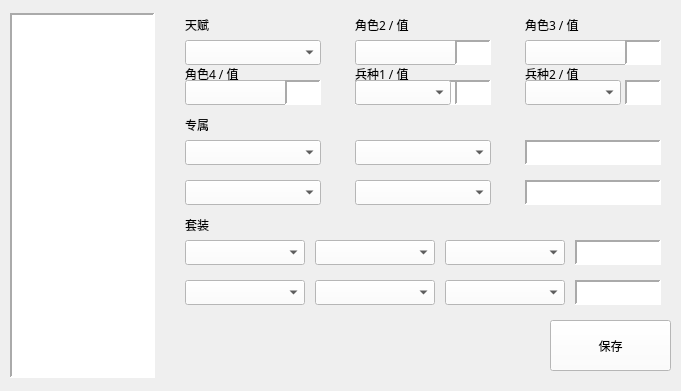
    <widget class="QWidget" name="widget_5" native="true">
     <property name="enabled">
      <bool>true</bool>
     </property>
     <property name="geometry">
      <rect>
       <x>0</x>
       <y>0</y>
       <width>681</width>
       <height>391</height>
      </rect>
     </property>
     <widget class="QListWidget" name="listview_item_3">
      <property name="geometry">
       <rect>
        <x>10</x>
        <y>13</y>
        <width>145</width>
        <height>365</height>
       </rect>
      </property>
      <property name="font">
       <font>
        <pointsize>8</pointsize>
       </font>
      </property>
      <property name="styleSheet">
       <string notr="true">background-color:rgb(255, 255, 255);
color:rgb(0,0,0);</string>
      </property>
      <property name="frameShape">
       <enum>QFrame::Panel</enum>
      </property>
      <property name="frameShadow">
       <enum>QFrame::Sunken</enum>
      </property>
      <property name="lineWidth">
       <number>2</number>
      </property>
      <property name="autoScroll">
       <bool>true</bool>
      </property>
      <property name="editTriggers">
       <set>QAbstractItemView::NoEditTriggers</set>
      </property>
      <property name="defaultDropAction">
       <enum>Qt::MoveAction</enum>
      </property>
     </widget>
     <widget class="QPushButton" name="item_save_2">
      <property name="geometry">
       <rect>
        <x>550</x>
        <y>320</y>
        <width>121</width>
        <height>51</height>
       </rect>
      </property>
      <property name="styleSheet">
       <string notr="true">background-color:rgb(255, 255, 255);
color:rgb(0,0,0);</string>
      </property>
      <property name="text">
       <string>保存</string>
      </property>
     </widget>
     <widget class="QLabel" name="power_1">
      <property name="geometry">
       <rect>
        <x>185</x>
        <y>15</y>
        <width>31</width>
        <height>20</height>
       </rect>
      </property>
      <property name="font">
       <font>
        <family>微软雅黑</family>
        <pointsize>9</pointsize>
       </font>
      </property>
      <property name="styleSheet">
       <string notr="true">color:rgb(0,0,0);</string>
      </property>
      <property name="text">
       <string>&lt;html&gt;&lt;head/&gt;&lt;body&gt;&lt;p&gt;天赋&lt;/p&gt;&lt;/body&gt;&lt;/html&gt;</string>
      </property>
     </widget>
     <widget class="QComboBox" name="power_input_1_1">
      <property name="geometry">
       <rect>
        <x>185</x>
        <y>40</y>
        <width>136</width>
        <height>25</height>
       </rect>
      </property>
      <property name="styleSheet">
       <string notr="true">background-color:rgb(255, 255, 255);
color:rgb(0,0,0);</string>
      </property>
     </widget>
     <widget class="QLabel" name="power_2">
      <property name="geometry">
       <rect>
        <x>185</x>
        <y>115</y>
        <width>41</width>
        <height>20</height>
       </rect>
      </property>
      <property name="font">
       <font>
        <family>微软雅黑</family>
        <pointsize>9</pointsize>
       </font>
      </property>
      <property name="styleSheet">
       <string notr="true">color:rgb(0,0,0);</string>
      </property>
      <property name="text">
       <string>&lt;html&gt;&lt;head/&gt;&lt;body&gt;&lt;p&gt;专属&lt;/p&gt;&lt;/body&gt;&lt;/html&gt;</string>
      </property>
     </widget>
     <widget class="QLabel" name="power_3">
      <property name="geometry">
       <rect>
        <x>185</x>
        <y>215</y>
        <width>31</width>
        <height>20</height>
       </rect>
      </property>
      <property name="font">
       <font>
        <family>微软雅黑</family>
        <pointsize>9</pointsize>
       </font>
      </property>
      <property name="styleSheet">
       <string notr="true">color:rgb(0,0,0);</string>
      </property>
      <property name="text">
       <string>&lt;html&gt;&lt;head/&gt;&lt;body&gt;&lt;p&gt;套装&lt;/p&gt;&lt;/body&gt;&lt;/html&gt;</string>
      </property>
     </widget>
     <widget class="QComboBox" name="power_input_1_2">
      <property name="geometry">
       <rect>
        <x>355</x>
        <y>40</y>
        <width>136</width>
        <height>25</height>
       </rect>
      </property>
      <property name="styleSheet">
       <string notr="true">background-color:rgb(255, 255, 255);
color:rgb(0,0,0);</string>
      </property>
     </widget>
     <widget class="QComboBox" name="power_input_1_3">
      <property name="geometry">
       <rect>
        <x>525</x>
        <y>40</y>
        <width>136</width>
        <height>25</height>
       </rect>
      </property>
      <property name="styleSheet">
       <string notr="true">background-color:rgb(255, 255, 255);
color:rgb(0,0,0);</string>
      </property>
     </widget>
     <widget class="QComboBox" name="power_input_1_4">
      <property name="geometry">
       <rect>
        <x>185</x>
        <y>80</y>
        <width>136</width>
        <height>25</height>
       </rect>
      </property>
      <property name="styleSheet">
       <string notr="true">background-color:rgb(255, 255, 255);
color:rgb(0,0,0);</string>
      </property>
     </widget>
     <widget class="QTextEdit" name="power_input_1_5">
      <property name="geometry">
       <rect>
        <x>355</x>
        <y>80</y>
        <width>136</width>
        <height>25</height>
       </rect>
      </property>
      <property name="font">
       <font>
        <family>微软雅黑</family>
        <pointsize>9</pointsize>
       </font>
      </property>
      <property name="styleSheet">
       <string notr="true">background-color:rgb(255, 255, 255);
color:rgb(0,0,0);</string>
      </property>
      <property name="frameShape">
       <enum>QFrame::Panel</enum>
      </property>
      <property name="lineWidth">
       <number>2</number>
      </property>
      <property name="verticalScrollBarPolicy">
       <enum>Qt::ScrollBarAlwaysOff</enum>
      </property>
      <property name="horizontalScrollBarPolicy">
       <enum>Qt::ScrollBarAlwaysOff</enum>
      </property>
     </widget>
     <widget class="QLabel" name="power_label_1_2">
      <property name="visible"><bool>false</bool></property>
      <property name="geometry"><rect><x>355</x><y>15</y><width>136</width><height>20</height></rect></property>
      <property name="font"><font><family>微软雅黑</family>
        <pointsize>9</pointsize></font></property>
      <property name="styleSheet"><string notr="true">color:rgb(0,0,0);</string></property>
      <property name="text"><string>角色2 / 值</string></property>
     </widget>
     <widget class="QLabel" name="power_label_1_3">
      <property name="visible"><bool>false</bool></property>
      <property name="geometry"><rect><x>525</x><y>15</y><width>136</width><height>20</height></rect></property>
      <property name="font"><font><family>微软雅黑</family>
        <pointsize>9</pointsize></font></property>
      <property name="styleSheet"><string notr="true">color:rgb(0,0,0);</string></property>
      <property name="text"><string>角色3 / 值</string></property>
     </widget>
     <widget class="QLabel" name="power_label_1_4">
      <property name="visible"><bool>false</bool></property>
      <property name="geometry"><rect><x>185</x><y>65</y><width>136</width><height>18</height></rect></property>
      <property name="font"><font><family>微软雅黑</family>
        <pointsize>9</pointsize></font></property>
      <property name="styleSheet"><string notr="true">color:rgb(0,0,0);</string></property>
      <property name="text"><string>角色4 / 值</string></property>
     </widget>
     <widget class="QLabel" name="power_label_1_5">
      <property name="visible"><bool>false</bool></property>
      <property name="geometry"><rect><x>355</x><y>65</y><width>136</width><height>18</height></rect></property>
      <property name="font"><font><family>微软雅黑</family>
        <pointsize>9</pointsize></font></property>
      <property name="styleSheet"><string notr="true">color:rgb(0,0,0);</string></property>
      <property name="text"><string>兵种1 / 值</string></property>
     </widget>
     <widget class="QLabel" name="power_label_1_6">
      <property name="visible"><bool>false</bool></property>
      <property name="geometry"><rect><x>525</x><y>65</y><width>136</width><height>18</height></rect></property>
      <property name="font"><font><family>微软雅黑</family>
        <pointsize>9</pointsize></font></property>
      <property name="styleSheet"><string notr="true">color:rgb(0,0,0);</string></property>
      <property name="text"><string>兵种2 / 值</string></property>
     </widget>
     <widget class="QTextEdit" name="power_input_1_6">
      <property name="visible"><bool>false</bool></property>
      <property name="geometry"><rect><x>455</x><y>40</y><width>36</width><height>25</height></rect></property>
      <property name="font"><font><family>微软雅黑</family><pointsize>9</pointsize></font></property>
      <property name="styleSheet"><string notr="true">background-color:rgb(255, 255, 255);
color:rgb(0,0,0);</string></property>
      <property name="frameShape"><enum>QFrame::Panel</enum></property>
      <property name="lineWidth"><number>2</number></property>
      <property name="verticalScrollBarPolicy"><enum>Qt::ScrollBarAlwaysOff</enum></property>
      <property name="horizontalScrollBarPolicy"><enum>Qt::ScrollBarAlwaysOff</enum></property>
     </widget>
     <widget class="QTextEdit" name="power_input_1_7">
      <property name="visible"><bool>false</bool></property>
      <property name="geometry"><rect><x>625</x><y>40</y><width>36</width><height>25</height></rect></property>
      <property name="font"><font><family>微软雅黑</family><pointsize>9</pointsize></font></property>
      <property name="styleSheet"><string notr="true">background-color:rgb(255, 255, 255);
color:rgb(0,0,0);</string></property>
      <property name="frameShape"><enum>QFrame::Panel</enum></property>
      <property name="lineWidth"><number>2</number></property>
      <property name="verticalScrollBarPolicy"><enum>Qt::ScrollBarAlwaysOff</enum></property>
      <property name="horizontalScrollBarPolicy"><enum>Qt::ScrollBarAlwaysOff</enum></property>
     </widget>
     <widget class="QTextEdit" name="power_input_1_8">
      <property name="visible"><bool>false</bool></property>
      <property name="geometry"><rect><x>285</x><y>80</y><width>36</width><height>25</height></rect></property>
      <property name="font"><font><family>微软雅黑</family><pointsize>9</pointsize></font></property>
      <property name="styleSheet"><string notr="true">background-color:rgb(255, 255, 255);
color:rgb(0,0,0);</string></property>
      <property name="frameShape"><enum>QFrame::Panel</enum></property>
      <property name="lineWidth"><number>2</number></property>
      <property name="verticalScrollBarPolicy"><enum>Qt::ScrollBarAlwaysOff</enum></property>
      <property name="horizontalScrollBarPolicy"><enum>Qt::ScrollBarAlwaysOff</enum></property>
     </widget>
     <widget class="QComboBox" name="power_input_1_9">
      <property name="visible"><bool>false</bool></property>
      <property name="geometry"><rect><x>355</x><y>80</y><width>96</width><height>25</height></rect></property>
      <property name="styleSheet"><string notr="true">background-color:rgb(255, 255, 255);
color:rgb(0,0,0);</string></property>
     </widget>
     <widget class="QTextEdit" name="power_input_1_10">
      <property name="visible"><bool>false</bool></property>
      <property name="geometry"><rect><x>455</x><y>80</y><width>36</width><height>25</height></rect></property>
      <property name="font"><font><family>微软雅黑</family><pointsize>9</pointsize></font></property>
      <property name="styleSheet"><string notr="true">background-color:rgb(255, 255, 255);
color:rgb(0,0,0);</string></property>
      <property name="frameShape"><enum>QFrame::Panel</enum></property>
      <property name="lineWidth"><number>2</number></property>
      <property name="verticalScrollBarPolicy"><enum>Qt::ScrollBarAlwaysOff</enum></property>
      <property name="horizontalScrollBarPolicy"><enum>Qt::ScrollBarAlwaysOff</enum></property>
     </widget>
     <widget class="QComboBox" name="power_input_1_11">
      <property name="visible"><bool>false</bool></property>
      <property name="geometry"><rect><x>525</x><y>80</y><width>96</width><height>25</height></rect></property>
      <property name="styleSheet"><string notr="true">background-color:rgb(255, 255, 255);
color:rgb(0,0,0);</string></property>
     </widget>
     <widget class="QTextEdit" name="power_input_1_12">
      <property name="visible"><bool>false</bool></property>
      <property name="geometry"><rect><x>625</x><y>80</y><width>36</width><height>25</height></rect></property>
      <property name="font"><font><family>微软雅黑</family><pointsize>9</pointsize></font></property>
      <property name="styleSheet"><string notr="true">background-color:rgb(255, 255, 255);
color:rgb(0,0,0);</string></property>
      <property name="frameShape"><enum>QFrame::Panel</enum></property>
      <property name="lineWidth"><number>2</number></property>
      <property name="verticalScrollBarPolicy"><enum>Qt::ScrollBarAlwaysOff</enum></property>
      <property name="horizontalScrollBarPolicy"><enum>Qt::ScrollBarAlwaysOff</enum></property>
     </widget>
     <widget class="QComboBox" name="power_input_2_2">
      <property name="geometry">
       <rect>
        <x>355</x>
        <y>140</y>
        <width>136</width>
        <height>25</height>
       </rect>
      </property>
      <property name="styleSheet">
       <string notr="true">background-color:rgb(255, 255, 255);
color:rgb(0,0,0);</string>
      </property>
     </widget>
     <widget class="QComboBox" name="power_input_2_1">
      <property name="geometry">
       <rect>
        <x>185</x>
        <y>140</y>
        <width>136</width>
        <height>25</height>
       </rect>
      </property>
      <property name="styleSheet">
       <string notr="true">background-color:rgb(255, 255, 255);
color:rgb(0,0,0);</string>
      </property>
     </widget>
     <widget class="QTextEdit" name="power_input_2_3">
      <property name="geometry">
       <rect>
        <x>525</x>
        <y>140</y>
        <width>136</width>
        <height>25</height>
       </rect>
      </property>
      <property name="font">
       <font>
        <family>微软雅黑</family>
        <pointsize>9</pointsize>
       </font>
      </property>
      <property name="styleSheet">
       <string notr="true">background-color:rgb(255, 255, 255);
color:rgb(0,0,0);</string>
      </property>
      <property name="frameShape">
       <enum>QFrame::Panel</enum>
      </property>
      <property name="lineWidth">
       <number>2</number>
      </property>
      <property name="verticalScrollBarPolicy">
       <enum>Qt::ScrollBarAlwaysOff</enum>
      </property>
      <property name="horizontalScrollBarPolicy">
       <enum>Qt::ScrollBarAlwaysOff</enum>
      </property>
     </widget>
     <widget class="QComboBox" name="power_input_2_4">
      <property name="geometry">
       <rect>
        <x>185</x>
        <y>180</y>
        <width>136</width>
        <height>25</height>
       </rect>
      </property>
      <property name="styleSheet">
       <string notr="true">background-color:rgb(255, 255, 255);
color:rgb(0,0,0);</string>
      </property>
     </widget>
     <widget class="QTextEdit" name="power_input_2_6">
      <property name="geometry">
       <rect>
        <x>525</x>
        <y>180</y>
        <width>136</width>
        <height>25</height>
       </rect>
      </property>
      <property name="font">
       <font>
        <family>微软雅黑</family>
        <pointsize>9</pointsize>
       </font>
      </property>
      <property name="styleSheet">
       <string notr="true">background-color:rgb(255, 255, 255);
color:rgb(0,0,0);</string>
      </property>
      <property name="frameShape">
       <enum>QFrame::Panel</enum>
      </property>
      <property name="lineWidth">
       <number>2</number>
      </property>
      <property name="verticalScrollBarPolicy">
       <enum>Qt::ScrollBarAlwaysOff</enum>
      </property>
      <property name="horizontalScrollBarPolicy">
       <enum>Qt::ScrollBarAlwaysOff</enum>
      </property>
     </widget>
     <widget class="QComboBox" name="power_input_2_5">
      <property name="geometry">
       <rect>
        <x>355</x>
        <y>180</y>
        <width>136</width>
        <height>25</height>
       </rect>
      </property>
      <property name="styleSheet">
       <string notr="true">background-color:rgb(255, 255, 255);
color:rgb(0,0,0);</string>
      </property>
     </widget>
     <widget class="QComboBox" name="power_input_3_2">
      <property name="geometry">
       <rect>
        <x>315</x>
        <y>240</y>
        <width>120</width>
        <height>25</height>
       </rect>
      </property>
      <property name="styleSheet">
       <string notr="true">background-color:rgb(255, 255, 255);
color:rgb(0,0,0);</string>
      </property>
     </widget>
     <widget class="QComboBox" name="power_input_3_3">
      <property name="geometry">
       <rect>
        <x>445</x>
        <y>240</y>
        <width>120</width>
        <height>25</height>
       </rect>
      </property>
      <property name="styleSheet">
       <string notr="true">background-color:rgb(255, 255, 255);
color:rgb(0,0,0);</string>
      </property>
     </widget>
     <widget class="QComboBox" name="power_input_3_1">
      <property name="geometry">
       <rect>
        <x>185</x>
        <y>240</y>
        <width>120</width>
        <height>25</height>
       </rect>
      </property>
      <property name="styleSheet">
       <string notr="true">background-color:rgb(255, 255, 255);
color:rgb(0,0,0);</string>
      </property>
     </widget>
     <widget class="QTextEdit" name="power_input_3_4">
      <property name="geometry">
       <rect>
        <x>575</x>
        <y>240</y>
        <width>86</width>
        <height>25</height>
       </rect>
      </property>
      <property name="font">
       <font>
        <family>微软雅黑</family>
        <pointsize>9</pointsize>
       </font>
      </property>
      <property name="styleSheet">
       <string notr="true">background-color:rgb(255, 255, 255);
color:rgb(0,0,0);</string>
      </property>
      <property name="frameShape">
       <enum>QFrame::Panel</enum>
      </property>
      <property name="lineWidth">
       <number>2</number>
      </property>
      <property name="verticalScrollBarPolicy">
       <enum>Qt::ScrollBarAlwaysOff</enum>
      </property>
      <property name="horizontalScrollBarPolicy">
       <enum>Qt::ScrollBarAlwaysOff</enum>
      </property>
     </widget>
     <widget class="QComboBox" name="power_input_3_6">
      <property name="geometry">
       <rect>
        <x>315</x>
        <y>280</y>
        <width>120</width>
        <height>25</height>
       </rect>
      </property>
      <property name="styleSheet">
       <string notr="true">background-color:rgb(255, 255, 255);
color:rgb(0,0,0);</string>
      </property>
     </widget>
     <widget class="QComboBox" name="power_input_3_7">
      <property name="geometry">
       <rect>
        <x>445</x>
        <y>280</y>
        <width>120</width>
        <height>25</height>
       </rect>
      </property>
      <property name="styleSheet">
       <string notr="true">background-color:rgb(255, 255, 255);
color:rgb(0,0,0);</string>
      </property>
     </widget>
     <widget class="QComboBox" name="power_input_3_5">
      <property name="geometry">
       <rect>
        <x>185</x>
        <y>280</y>
        <width>120</width>
        <height>25</height>
       </rect>
      </property>
      <property name="styleSheet">
       <string notr="true">background-color:rgb(255, 255, 255);
color:rgb(0,0,0);</string>
      </property>
     </widget>
     <widget class="QTextEdit" name="power_input_3_8">
      <property name="geometry">
       <rect>
        <x>575</x>
        <y>280</y>
        <width>86</width>
        <height>25</height>
       </rect>
      </property>
      <property name="font">
       <font>
        <family>微软雅黑</family>
        <pointsize>9</pointsize>
       </font>
      </property>
      <property name="styleSheet">
       <string notr="true">background-color:rgb(255, 255, 255);
color:rgb(0,0,0);</string>
      </property>
      <property name="frameShape">
       <enum>QFrame::Panel</enum>
      </property>
      <property name="lineWidth">
       <number>2</number>
      </property>
      <property name="verticalScrollBarPolicy">
       <enum>Qt::ScrollBarAlwaysOff</enum>
      </property>
      <property name="horizontalScrollBarPolicy">
       <enum>Qt::ScrollBarAlwaysOff</enum>
      </property>
     </widget>
    </widget>
